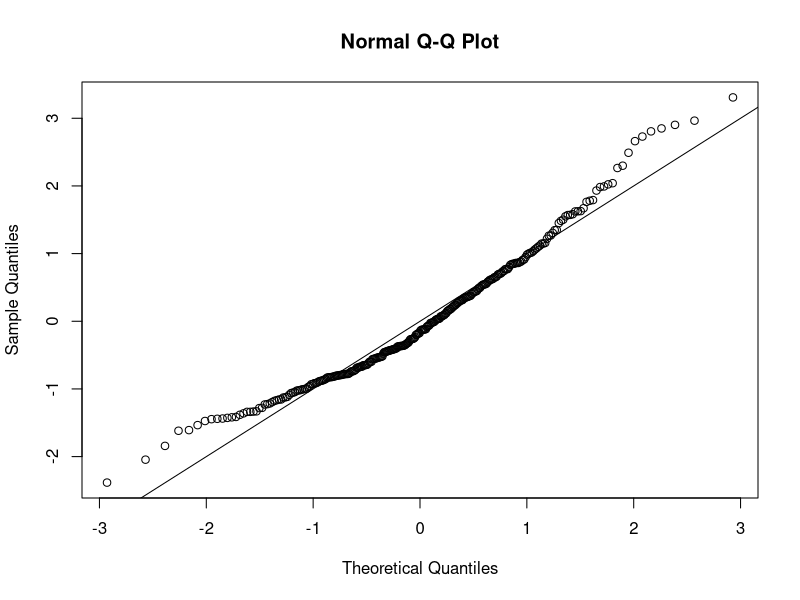
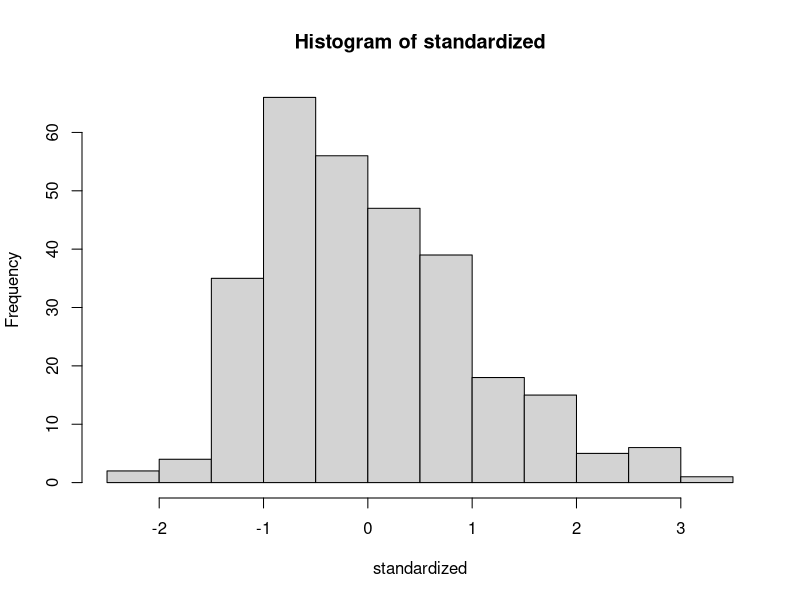
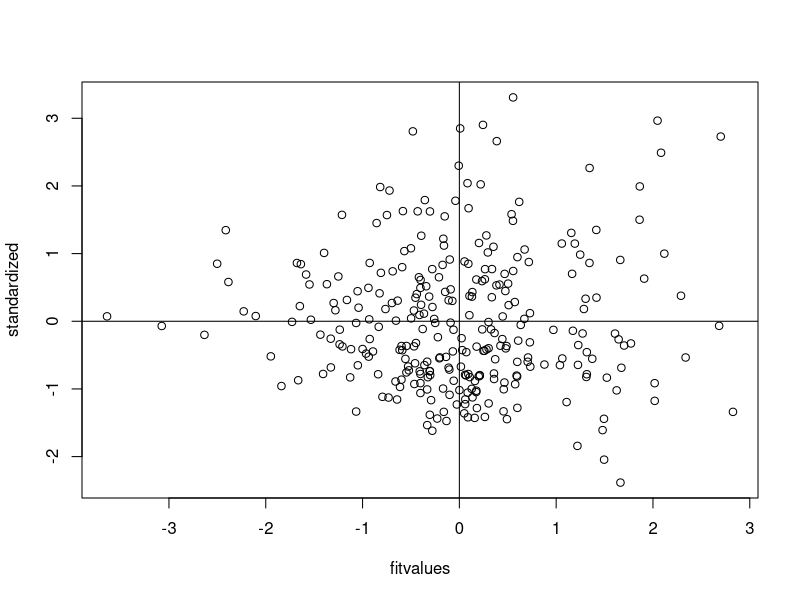

Write R code to recreate these figures, in order.
setwd("E:/GA/Scales")
master = read.csv("Meaning_Scales_MeaningInLife_Jim_RR_RN_Paper.csv")
summary(master)

##Reverse Coding
library(car)
master$Q110_1 = recode(master$Q110_1, "1='6'; 2='5'; 3='4'; 4='3'; 5='2'; 6='1'")

####DATA SCREENING####
##accuracy##
summary(master)

##fix the miscored  is this needed? 
master[ , 18:22] = master[ , 18:22] - 1

##Missing Data##
library(mice)
percentmiss = function(x){ sum(is.na(x))/length(x) *100 }

##Going by rows ONLY
notypos = master
missing = apply(notypos[ , 3:22], 1, percentmiss) 
table(missing)

##replace only the data that you should
replacepeople = notypos[ missing <= 5 , ]  
dontpeople = notypos[ missing > 5 , ]

##figure out the columns to exclude (survey data)
apply(replacepeople, 2, percentmiss)
replacecolumn = replacepeople[ , -c(1,2,23)]
dontcolumn = replacepeople[ , c(1,2,23)]

##let's mice it!
tempnomiss = mice(replacecolumn)
nomiss = complete(tempnomiss, 1)
summary(nomiss)

##put everything back together
filledin_none = cbind(dontcolumn, nomiss)
summary(filledin_none)

##Outliers##
mahal = mahalanobis(filledin_none[ , -c(1:3)], 
                    colMeans(filledin_none[ , -c(1:3)], na.rm = TRUE),
                    cov(filledin_none[ , -c(1:3)], use="pairwise.complete.obs"))
mahal
summary(mahal)
cutoff = qchisq(.999,ncol(filledin_none[ , -c(1:3)])) 
summary(mahal < cutoff)
noout = filledin_none[ mahal < cutoff, ]

##additivity: correlations
correlations = cor(noout[,-c(1:3)], use="pairwise.complete.obs")
symnum(correlations)

##make the random stuff
random = rchisq(nrow(noout), 7)
##be sure here not to include the ID columns!
fake = lm(random~., data=noout[ , -c(1:3)])

##get the linearity plot
##create the standardized residuals
standardized = rstudent(fake)
qqnorm(standardized)
abline(0,1)

##multivariate normality
hist(standardized, breaks=15)

##homogeneity and homoscedaticity
fitvalues = scale(fake$fitted.values)
plot(fitvalues, standardized) 
abline(0,0)
abline(v = 0)

##Harmony
har = colSums(noout[,c("Q110_3", "Q110_2", "Q110_6", "Q110_1")])
har

hartot = sum(har)
hartot

#Life perspective 
lp = colSums(noout[,c("Q109_1", "Q109_3", "Q109_6", "Q109_7", "Q109_9", "Q109_11", "Q109_13")])
lp

lptot = sum(lp)
lptot

##Confusion
con = rowSums(noout[,c("Q109_2", "Q109_5", "Q109_4", "Q109_8", "Q109_10", "Q109_12", "Q109_14")])
con

#Spirit
sp = rowSums(noout[,c("Q110_4", "Q110_5")])
sp


## I have no clue what is going on here so I did not want to delete it.
###reliability 
harmony = c("Q110_3", "Q110_2", "Q110_6", "Q110_1")
life = c("Q109_1", "Q109_3", "Q109_6", "Q109_7", "Q109_9", "Q109_11", "Q109_13")
confusion = c("Q109_2", "Q109_5", "Q109_4", "Q109_8", "Q109_10", "Q109_12", "Q109_14")
spirit = c("Q110_4", "Q110_5")

library(psych)
alpha(noout[, harmony])
alpha(noout[ , life])
alpha(noout[ , confusion])
alpha(noout[ , spirit])

##totals
harmony2 = c("Q111_3", "Q111_2", "Q111_6", "Q111_1")
spirit2 = c("Q111_4", "Q111_5")
library(car)

noout$Q111_1 = recode(noout$Q110_1, "0 = 1.00; 1 = 2.25; 2 = 3.5; 3 = 4.75; 4 = 6.00")
noout$Q111_2 = recode(noout$Q110_2, "0 = 1.00; 1 = 2.25; 2 = 3.5; 3 = 4.75; 4 = 6.00")
noout$Q111_3 = recode(noout$Q110_3, "0 = 1.00; 1 = 2.25; 2 = 3.5; 3 = 4.75; 4 = 6.00")
noout$Q111_4 = recode(noout$Q110_4, "0 = 1.00; 1 = 2.25; 2 = 3.5; 3 = 4.75; 4 = 6.00")
noout$Q111_5 = recode(noout$Q110_5, "0 = 1.00; 1 = 2.25; 2 = 3.5; 3 = 4.75; 4 = 6.00")
noout$Q111_6 = recode(noout$Q110_6, "0 = 1.00; 1 = 2.25; 2 = 3.5; 3 = 4.75; 4 = 6.00")

noout$haravg = apply(noout[ , harmony2], 1, mean)
noout$lifeavg = apply(noout[ , life], 1, mean)
noout$conavg = apply(noout[ , confusion], 1, mean)
noout$spiritavg = apply(noout[ , spirit2], 1, mean)

